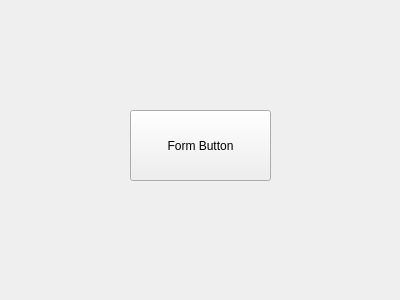
<?xml version="1.0" encoding="UTF-8"?>
<ui version="4.0">
 <class>Form</class>
 <widget class="QWidget" name="Form">
  <property name="geometry">
   <rect>
    <x>0</x>
    <y>0</y>
    <width>400</width>
    <height>300</height>
   </rect>
  </property>
  <property name="windowTitle">
   <string>Form</string>
  </property>
  <widget class="QPushButton" name="pushButton">
   <property name="geometry">
    <rect>
     <x>130</x>
     <y>110</y>
     <width>141</width>
     <height>71</height>
    </rect>
   </property>
   <property name="text">
    <string>Form Button</string>
   </property>
  </widget>
 </widget>
 <resources/>
 <connections/>
</ui>
